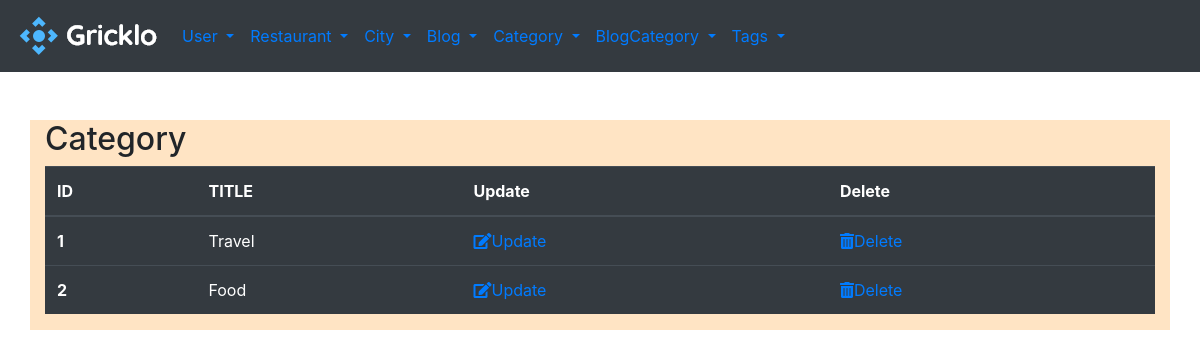
Page /admin/taglist on the committed database.
### gricklo/models.py (models this page shows, shortened)
class Tag(db.Model):
    __tablename__ = "tag"
    id = db.Column(db.Integer, primary_key=True)
    title = db.Column(db.String(20),nullable=False)

### gricklo/controlers.py (the view)
@app.route('/admin/taglist')
def tag_list():
    tags = Tag.query.all()
    return render_template('admin/taglist.html', tags=tags)

### gricklo/templates/admin/taglist.html
{% extends "admin/base.html"%}
{% block content%}
<h2>Category</h2>
  <table class="table table-dark">
    <thead>
      <tr>
        <th scope="col">ID</th>
        <th scope="col">TITLE</th>
        <th scope="col">Update</th>
        <th scope="col">Delete</th>
      </tr>
    </thead>
    <tbody>
        {% for tag in tags %}
        <tr>
            <th scope="row">{{tag.id}}</th>
            <td>{{tag.title}}</td>
            <td><a href="{{url_for('tag_edit', id=tag.id)}}"><i class="fas fa-edit"></i>Update</a></td>
            <td><a href="{{url_for('tag_delete', id=tag.id)}}" onclick="return confirm('Are you sure to delete?')"><i class="fas fa-trash-alt"></i>Delete</a></td>
          </tr>
        {% endfor %}
    </tbody>
  </table>
{% endblock %}

### rows in the picture
Tag: id "1", title "Travel"
Tag: id "2", title "Food"
